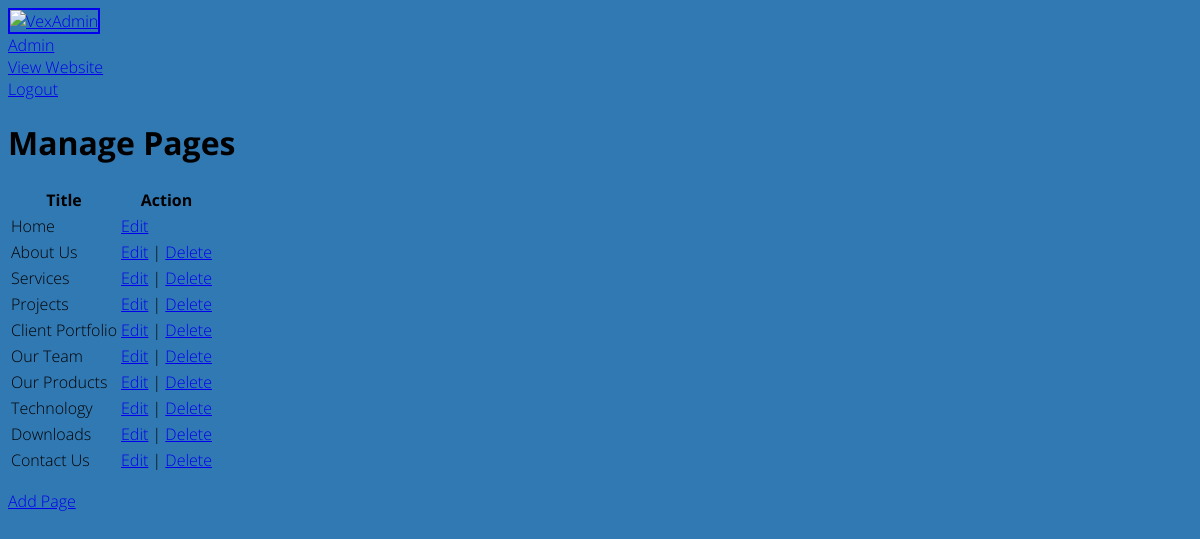
The page /admin/ (signed in) on the database its author committed.
### tables this page shows
CREATE TABLE IF NOT EXISTS `pages` (
  `pageID` int(11) NOT NULL AUTO_INCREMENT,
  `pageTitle` varchar(255) DEFAULT NULL,
  `isRoot` int(11) NOT NULL DEFAULT '1',
  `pageCont` text,
  PRIMARY KEY (`pageID`)
);

### admin/index.php (the view, shortened to what this page needs)
<!DOCTYPE html PUBLIC "-//W3C//DTD XHTML 1.0 Transitional//EN" "http://www.w3.org/TR/xhtml1/DTD/xhtml1-transitional.dtd">
<html xmlns="http://www.w3.org/1999/xhtml">
<head>
<link href="<?php echo DIR;?>style/style.css" rel="stylesheet" type="text/css" />
</head>
<body>
<div id="wrapper">
<div id="logo"><a href="<?php echo DIRADMIN;?>"><img src="images/logo.png" alt="<?php echo SITETITLE;?>" border="2" /></a></div>
<div id="navigation">
	<ul class="menu">
		<li><a href="<?php echo DIRADMIN;?>">Admin</a></li>
		<li><a href="<?php echo DIR;?>" target="_blank">View Website</a></li>
		<li><a href="?logout">Logout</a></li>
	</ul>
</div>
<div id="content">
<h1>Manage Pages</h1>
<table>
<tr>
	<th><strong>Title</strong></th>
	<th><strong>Action</strong></th>
</tr>
<?php
$sql = mysql_query("SELECT * FROM pages ORDER BY pageID");
while($row = mysql_fetch_object($sql))
{
	echo "<tr>";
		echo "<td>$row->pageTitle</td>";
		if($row->pageID == 1){
			echo "<td><a href=\"".DIRADMIN."editpage.php?id=$row->pageID\">Edit</a></td>";
		} else {
			echo "<td><a href=\"".DIRADMIN."editpage.php?id=$row->pageID\">Edit</a> | <a href=\"javascript:delpage('$row->pageID','$row->pageTitle');\">Delete</a></td>";
		}
	echo "</tr>";
}
?>
</table>
<p><a href="<?php echo DIRADMIN;?>addpage.php" class="button">Add Page</a></p>
</div>
</div>
</body>
</html>

### css/style.css (style rules this page uses)
body { font-family: 'Open Sans', sans-serif; font-weight: 300; background: #3179B3; }
ul, ol { margin: 0; padding: 0; }
ul li { list-style: none; }

### rows shown on the page
pages: pageTitle "Home"
pages: pageTitle "About Us"
pages: pageTitle "Services"
pages: pageTitle "Projects"
pages: pageTitle "Client Portfolio"
pages: pageTitle "Our Team"
pages: pageTitle "Our Products"
pages: pageTitle "Technology"
pages: pageTitle "Downloads"
pages: pageTitle "Contact Us"
